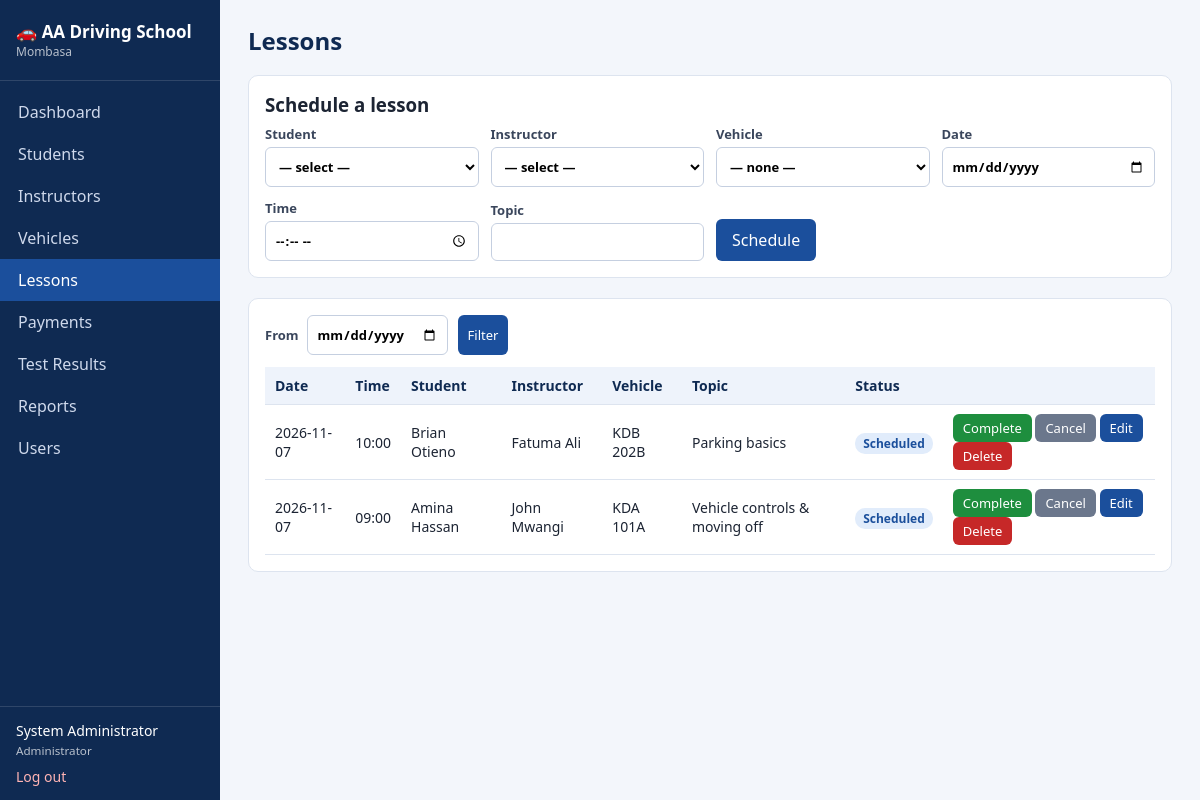
Page /lessons.php (signed in) on the committed database.
### tables this page shows
CREATE TABLE lessons (
  schedule_id INT AUTO_INCREMENT PRIMARY KEY,
  student_id INT NOT NULL,
  instructor_id INT NOT NULL,
  vehicle_id INT NULL,
  lesson_date DATE NOT NULL,
  lesson_time TIME NOT NULL,
  topic VARCHAR(100),
  status ENUM('Scheduled','Completed','Cancelled') NOT NULL DEFAULT 'Scheduled',
  notes VARCHAR(255),
  FOREIGN KEY (student_id) REFERENCES students(student_id) ON DELETE CASCADE,
  FOREIGN KEY (instructor_id) REFERENCES instructors(instructor_id) ON DELETE RESTRICT,
  FOREIGN KEY (vehicle_id) REFERENCES vehicles(vehicle_id) ON DELETE SET NULL
);

CREATE TABLE students (
  student_id INT AUTO_INCREMENT PRIMARY KEY,
  user_id INT NULL,
  full_name VARCHAR(100) NOT NULL,
  gender ENUM('Male','Female','Other') NOT NULL,
  id_number VARCHAR(30),
  phone VARCHAR(20) NOT NULL,
  email VARCHAR(100),
  address VARCHAR(150),
  course VARCHAR(60) NOT NULL DEFAULT 'Class B (Light vehicle)',
  course_fee DECIMAL(10,2) NOT NULL DEFAULT 0,
  reg_date DATE NOT NULL,
  FOREIGN KEY (user_id) REFERENCES users(user_id) ON DELETE SET NULL
);

CREATE TABLE instructors (
  instructor_id INT AUTO_INCREMENT PRIMARY KEY,
  user_id INT NULL,
  full_name VARCHAR(100) NOT NULL,
  phone VARCHAR(20) NOT NULL,
  email VARCHAR(100),
  license_no VARCHAR(50) NOT NULL UNIQUE,
  FOREIGN KEY (user_id) REFERENCES users(user_id) ON DELETE SET NULL
);

CREATE TABLE vehicles (
  vehicle_id INT AUTO_INCREMENT PRIMARY KEY,
  reg_no VARCHAR(20) NOT NULL UNIQUE,
  model VARCHAR(60) NOT NULL,
  category VARCHAR(30) NOT NULL DEFAULT 'Class B',
  status ENUM('Available','Maintenance') NOT NULL DEFAULT 'Available'
);

### config.php (called while the page is built, shortened)
<?php
function e($s) { return htmlspecialchars((string)$s, ENT_QUOTES, 'UTF-8'); }
function user() { return $_SESSION['user'] ?? null; }
function has_role(...$roles) { return user() && in_array(user()['role'], $roles, true); }

### lessons.php (the view, shortened to what this page needs)
<?php
require 'config.php';
$page_title = 'Lessons'; $active = 'lessons.php';
$manager = has_role('Administrator', 'Receptionist');
$iid = has_role('Instructor') ? my_instructor_id() : null;
$edit = null;
$where = '1=1'; $params = [];
$from = $_GET['from'] ?? ''; if ($from) { $where .= ' AND l.lesson_date>=?'; $params[] = $from; }
$list = $pdo->prepare("SELECT l.*, s.full_name student, i.full_name instructor, v.reg_no FROM lessons l JOIN students s USING(student_id) JOIN instructors i USING(instructor_id) LEFT JOIN vehicles v USING(vehicle_id) WHERE $where ORDER BY l.lesson_date DESC, l.lesson_time DESC LIMIT 200");
$list->execute($params); $rows = $list->fetchAll();
require 'includes/header.php';
$badge = ['Scheduled' => 'b-info', 'Completed' => 'b-ok', 'Cancelled' => 'b-err'];
?>
<?php if ($manager): ?>
<div class="panel">
  <h3 style="margin-top:0"><?= $edit ? 'Edit lesson' : 'Schedule a lesson' ?></h3>
  <form method="post" class="grid"><?= csrf_field() ?>
    <label>Student <select name="student_id" required><option value="">— select —</option></select></label>
    <label>Instructor <select name="instructor_id" required><option value="">— select —</option></select></label>
    <label>Vehicle <select name="vehicle_id"><option value="">— none —</option></select></label>
    <label>Date <input type="date" name="lesson_date" required value="<?= e($edit['lesson_date'] ?? '') ?>"></label>
    <label>Time <input type="time" name="lesson_time" required value="<?= e(isset($edit['lesson_time']) ? substr($edit['lesson_time'], 0, 5) : '') ?>"></label>
    <label>Topic <input name="topic" value="<?= e($edit['topic'] ?? '') ?>"></label>
    <div><button class="btn"><?= $edit ? 'Update' : 'Schedule' ?></button> <?php if ($edit) echo '<a class="btn grey" href="lessons.php">Cancel</a>'; ?></div>
  </form>
</div>
<?php endif; ?>
<div class="panel">
  <form class="toolbar"><label style="display:flex;gap:8px;align-items:center">From <input type="date" name="from" value="<?= e($from) ?>"></label><button class="btn sm">Filter</button></form>
  <table><tr><th>Date</th><th>Time</th><th>Student</th><th>Instructor</th><th>Vehicle</th><th>Topic</th><th>Status</th><th></th></tr>
  <?php foreach ($rows as $r): ?>
    <tr><td><?= e($r['lesson_date']) ?></td><td><?= e(substr($r['lesson_time'], 0, 5)) ?></td><td><?= e($r['student']) ?></td><td><?= e($r['instructor']) ?></td><td><?= e($r['reg_no']) ?></td><td><?= e($r['topic']) ?></td>
    <td><span class="badge <?= $badge[$r['status']] ?>"><?= $r['status'] ?></span></td>
    <td>
      <?php if (($manager || $iid) && $r['status'] === 'Scheduled'): ?>
        <form method="post" class="inline"><button class="btn sm green">Complete</button></form>
        <form method="post" class="inline"><button class="btn sm grey">Cancel</button></form>
      <?php endif; ?>
      <?php if ($manager): ?><a class="btn sm" href="lessons.php?edit=<?= $r['schedule_id'] ?>">Edit</a><?php endif; ?>
      <?php if (has_role('Administrator')): ?><form method="post" class="inline" onsubmit="return confirm('Delete this lesson?')"><button class="btn sm red">Delete</button></form><?php endif; ?>
    </td></tr>
  <?php endforeach; if (!$rows) echo '<tr><td colspan="8" class="muted">No lessons found.</td></tr>'; ?>
  </table>
</div>
<?php require 'includes/footer.php'; ?>

### includes/header.php (shortened to what this page needs)
<?php
$role = user()['role'];
$menu = [
    'dashboard.php'   => ['Dashboard',   ['Administrator','Receptionist','Instructor','Student']],
    'students.php'    => ['Students',    ['Administrator','Receptionist']],
    'instructors.php' => ['Instructors', ['Administrator','Receptionist']],
    'vehicles.php'    => ['Vehicles',    ['Administrator','Receptionist']],
    'lessons.php'     => ['Lessons',     ['Administrator','Receptionist','Instructor','Student']],
    'payments.php'    => ['Payments',    ['Administrator','Receptionist','Student']],
    'results.php'     => ['Test Results',['Administrator','Instructor','Student']],
    'reports.php'     => ['Reports',     ['Administrator','Receptionist']],
    'users.php'       => ['Users',       ['Administrator']],
];
?>
<!DOCTYPE html>
<html lang="en">
<head>
<link rel="stylesheet" href="assets/style.css">
</head>
<body>
<aside class="sidebar">
  <div class="brand">🚗 <?= APP_NAME ?><small>Mombasa</small></div>
  <nav>
    <?php foreach ($menu as $file => [$label, $roles]): if (!in_array($role, $roles, true)) continue; ?>
      <a href="<?= $file ?>" class="<?= ($active ?? '') === $file ? 'on' : '' ?>"><?= $label ?></a>
    <?php endforeach; ?>
  </nav>
  <div class="who"><?= e(user()['full_name']) ?><br><small><?= e($role) ?></small>
    <a href="logout.php" class="logout">Log out</a></div>
</aside>
<main class="content">
<h1><?= e($page_title ?? '') ?></h1>

### includes/footer.php
</main>
</body>
</html>

### assets/style.css (style rules this page uses)
:root { --primary:#1b4f9c;--dark:#0f2a52;--bg:#f3f6fb;--line:#dde4ef;--ok:#1e8e3e;--err:#c62828;--warn:#e69500 }
* { box-sizing:border-box }
body { margin:0;font-family:Segoe UI,Arial,sans-serif;background:var(--bg);color:#1c2433;display:flex;min-height:100vh }
.sidebar { width:220px;background:var(--dark);color:#fff;display:flex;flex-direction:column;position:sticky;top:0;height:100vh }
.brand { padding:20px 16px;font-weight:700;font-size:17px;border-bottom:1px solid #ffffff22 }
.brand small { display:block;font-weight:400;opacity:.7;font-size:12px }
.sidebar nav { flex:1;padding:10px 0;overflow:auto }
.sidebar nav a { display:block;color:#cfd9ec;text-decoration:none;padding:10px 18px }
.sidebar nav a:hover,.sidebar nav a.on { background:var(--primary);color:#fff }
.who { padding:14px 16px;border-top:1px solid #ffffff22;font-size:14px }
.who small { opacity:.7 }
.logout { display:block;margin-top:8px;color:#ffb4b4;text-decoration:none }
.content { flex:1;padding:24px 28px;max-width:1200px;min-width:0 }
h1 { margin:0 0 18px;font-size:24px;color:var(--dark) }
h3 { margin:22px 0 8px }
.panel { background:#fff;border:1px solid var(--line);border-radius:10px;padding:16px;margin-bottom:20px;overflow-x:auto }
table { width:100%;border-collapse:collapse;font-size:14px }
th,td { text-align:left;padding:9px 10px;border-bottom:1px solid var(--line);vertical-align:middle }
th { background:#eef3fb;color:var(--dark);white-space:nowrap }
form.grid { display:grid;grid-template-columns:repeat(auto-fit,minmax(210px,1fr));gap:12px;align-items:end }
label { display:block;font-size:13px;font-weight:600;color:#3a465c }
input,select,textarea { width:100%;padding:9px;margin-top:4px;border:1px solid #c5cfe0;border-radius:6px;font:inherit;background:#fff }
.btn { background:var(--primary);color:#fff;border:0;padding:10px 16px;border-radius:6px;cursor:pointer;font:inherit;text-decoration:none;display:inline-block }
.btn.sm { padding:5px 10px;font-size:13px }
.btn.red { background:var(--err) }
.btn.grey { background:#6b778c }
.btn.green { background:var(--ok) }
.inline { display:inline }
.badge { padding:2px 8px;border-radius:10px;font-size:12px;font-weight:600 }
.b-info { background:#e1ecfb;color:#1b4f9c }
.toolbar { display:flex;gap:10px;margin-bottom:12px;flex-wrap:wrap }
.toolbar input { max-width:280px;margin:0 }

### rows in the picture
lessons: lesson_date "2026-11-07", lesson_time "10:00", student.full_name "Brian Otieno", instructor.full_name "Fatuma Ali", vehicle.reg_no "KDB 202B", topic "Parking basics", status "Scheduled"
lessons: lesson_date "2026-11-07", lesson_time "09:00", student.full_name "Amina Hassan", instructor.full_name "John Mwangi", vehicle.reg_no "KDA 101A", topic "Vehicle controls & moving off", status "Scheduled"

### other values in the picture
APP_NAME "AA Driving School"
$label "Dashboard"
$label "Students"
$label "Instructors"
$label "Vehicles"
$label "Lessons"
$label "Payments"
$label "Test Results"
$label "Reports"
$label "Users"
user()['full_name'] "System Administrator"
$role "Administrator"
$page_title "Lessons"
